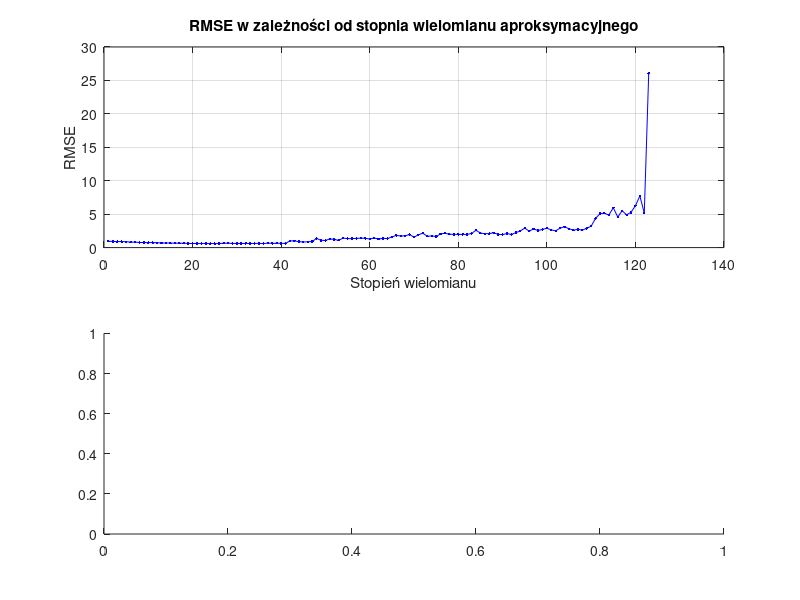

Recreate this plot in MATLAB. (Note: this script raises an error after producing the figure.)
function [dates, y, rmse_values, M, c, ya] = calculate_rmse()

% 1) Wyznacza pierwiastek błędu średniokwadratowego w zależności od stopnia
%    aproksymacji wielomianowej danych przedstawiających produkcję energii.
% 2) Wyznacza i przedstawia na wykresie aproksymację wielomianową wysokiego
%    stopnia danych przedstawiających produkcję energii.

    M = 90; % stopień wielomianu aproksymacyjnego (dla drugiego wykresu)

    load energy_2025

    % TODO: wybierz kraj i źródło energii
    dates = energy_2025.Poland.Coal.Dates;
    y = energy_2025.Poland.Coal.EnergyProduction;

    N = numel(y);
    degrees = 1:N-1;

    x = linspace(0,1,N)'; % znormalizowana dziedzina

    rmse_values = zeros(numel(degrees),1);

    % Oblicz RMSE dla każdego stopnia wielomianu
    for m = degrees
        coeffs = polyfit_qr(x, y, m);           % współczynniki
        coeffs = coeffs(end:-1:1);              % dostosuj do polyval
        y_fit = polyval(coeffs, x);             % wartości aproksymacji
        rmse = sqrt(mean((y - y_fit).^2));      % RMSE
        rmse_values(m) = rmse;
    end

    % Aproksymacja wielomianem stopnia M (dla wykresu)
    c = polyfit_qr(x, y, M);
    c = c(end:-1:1);
    ya = polyval(c, x);

    % Wykresy
    figure;
    
    % Górny wykres – RMSE
    subplot(2,1,1);
    plot(degrees, rmse_values, 'b.-');
    title('RMSE w zależności od stopnia wielomianu aproksymacyjnego');
    xlabel('Stopień wielomianu');
    ylabel('RMSE');
    grid on;

    % Dolny wykres – dane i aproksymacja
    subplot(2,1,2);
    plot(dates, y, 'k', 'DisplayName', 'Dane oryginalne'); hold on;
    plot(dates, ya, 'r--', 'DisplayName', sprintf('Aproksymacja (stopień %d)', M));
    title(sprintf('Aproksymacja produkcji energii (stopień %d)', M));
    xlabel('Data');
    ylabel('Produkcja energii [TWh]');
    legend('Location','best');
    grid on;

end

function c = polyfit_qr(x, y, M)
    % Wyznacza współczynniki wielomianu aproksymacyjnego stopnia M
    % z zastosowaniem rozkładu QR.
    
    N = numel(x);
    A = zeros(N, M+1);

    % Tworzenie macierzy Vandermonde
    for j = 0:M
        A(:,j+1) = x.^j;
    end

    % Rozkład QR
    [Q, R] = qr(A, 0); % ekonomiczny QR
    c = R \ (Q' * y);  % rozwiązanie układu
end
